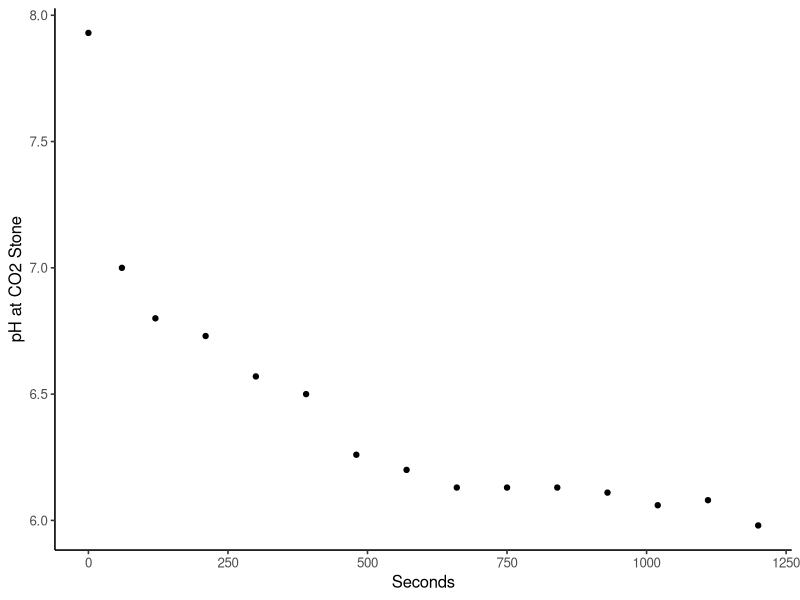

R code for this plot:
# CO2 trends in large tank
library("reshape")
library("ggplot2")
library("ggpubr")
library("dplyr")

# uncomment to run script outside of CO2_Avoidance.Rmd
#setwd(dirname(rstudioapi::getActiveDocumentContext()$path))
#getwd()

# Prepare large tank pH values
largeCO2 <- read.csv("./Data/CO2_Map_Large.csv") %>% select(-Time) 

stone <- ggplot(largeCO2, aes(x = Seconds, y = CO2_Stone)) +
  geom_point() + theme_classic2() +
  labs(y = "pH at CO2 Stone")
stone

meltCO2_Large <- melt(largeCO2, na.rm = TRUE, id = 'Seconds')
# View(meltCO2)
meltCO2_Large$Tank <- c("Large Tank")


# Prepare small tank pH values
smallCO2 <- read.csv("./Data/CO2_Map_Small.csv") %>% select(-Time) 

meltCO2_Small <- melt(smallCO2, na.rm = TRUE, id = 'Seconds')
meltCO2_Small$Tank <- c("Small Tank")


# join small and large tank datasets
merge <- rbind(meltCO2_Large, meltCO2_Small)

# Scatterplot of pH over time

# Without facet
pH_Trend_Both_Chambers <- ggplot(merge, aes(x = Seconds, y = value, color = variable)) + 
  geom_point() +
 # geom_line() + # connect the dots for each sample location
 # geom_hline(yintercept = 6.44, linetype = "dashed") + # add approximate threshold value
  theme_pubr(legend = "right") +
  scale_color_brewer('Location',
                     palette = 'PuOr', 
                     labels = c(expression('CO'[2]*' Stone'), expression('CO'[2]*' Center'), expression('CO'[2]*' Exit'), 'Air Exit', 'Air Center','Air Stone')
  ) +
  labs(y = "pH", x = "Time (s)") # +

# pH_Trend_Both_Chambers

# With facet
merge$Tank <- factor(merge$Tank, levels = c("Small Tank", "Large Tank"))
 
pH_Trends_Both_Tanks <- ggplot(merge, aes(x = Seconds, y = value, color = variable)) + 
   geom_point(size = 2) +
   xlim(c(0,750)) +
   theme_pubr(legend = "right") +
   scale_color_brewer('Location',
                      palette = 'PuOr', 
                      labels = c(expression('CO'[2]*' Stone'), expression('CO'[2]*' Center'), expression('CO'[2]*' Exit'), 'Air Exit', 'Air Center','Air Stone')
   ) +
   labs(y = "pH", x = "Time (s)") + 
  geom_hline(yintercept = 6.44, linetype = "dashed") + # add approximate threshold value
  facet_grid(Tank ~.)

# pH_Trends_Both_Tanks
